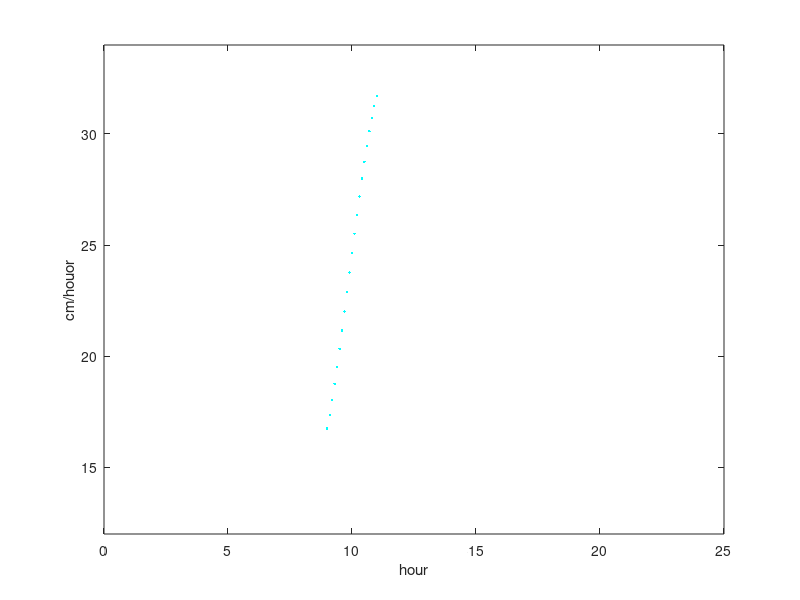

Recreate this plot in MATLAB.
t=[0 0.92 1.84 2.95 3.87 4.98 5.9 7.01 7.93 8.97 10.95 12.03 12.95 13.88 14.98 15.90 16.83 17.93 19.04 19.9 20.84 23.88 24.99 25.91];
h=[968 948 931 913 898 881 869 852 839 822 1082 1050 1021 994 965 941 918 892 866 843 822 1059 1035 1018];
c1=polyfit(t(1:10),h(1:10),3)
a1=polyder(c1);
c2=polyfit(t(10.9:21),h(10.9:21),4)
a2=polyder(c2);
xx1=-polyval(a1,[8 9]);
xx2=-polyval(a2,[11 12]);
xx12=[xx1 xx2];
c12=polyfit([8 9 11 12],xx12,3)
a12=polyder(c12)
tp12=9:0.1:11;
x12=polyval(c12,tp12);
plot(tp12,x12,'c.')
hold on
axis([0 25 12  34])
xlabel('hour')
ylabel('cm/houor')